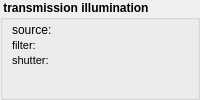
        <widget class="QGroupBox" name="groupBox">
         <property name="font">
          <font>
           <weight>75</weight>
           <bold>true</bold>
          </font>
         </property>
         <property name="title">
          <string> transmission illumination </string>
         </property>
         <property name="flat">
          <bool>true</bool>
         </property>
         <layout class="QFormLayout" name="formLayout">
          <property name="fieldGrowthPolicy">
           <enum>QFormLayout::AllNonFixedFieldsGrow</enum>
          </property>
          <property name="horizontalSpacing">
           <number>2</number>
          </property>
          <property name="verticalSpacing">
           <number>2</number>
          </property>
          <property name="leftMargin">
           <number>9</number>
          </property>
          <property name="topMargin">
           <number>3</number>
          </property>
          <property name="rightMargin">
           <number>3</number>
          </property>
          <property name="bottomMargin">
           <number>3</number>
          </property>
          <item row="1" column="0">
           <widget class="QLabel" name="label_10">
            <property name="font">
             <font>
              <weight>50</weight>
              <bold>false</bold>
             </font>
            </property>
            <property name="text">
             <string>&lt;!DOCTYPE HTML PUBLIC &quot;-//W3C//DTD HTML 4.0//EN&quot; &quot;http://www.w3.org/TR/REC-html40/strict.dtd&quot;&gt;
&lt;html&gt;&lt;head&gt;&lt;meta name=&quot;qrichtext&quot; content=&quot;1&quot; /&gt;&lt;style type=&quot;text/css&quot;&gt;
p, li { white-space: pre-wrap; }
&lt;/style&gt;&lt;/head&gt;&lt;body style=&quot; font-family:'MS Shell Dlg 2'; font-size:8.25pt; font-weight:400; font-style:normal;&quot;&gt;
&lt;p style=&quot; margin-top:0px; margin-bottom:0px; margin-left:0px; margin-right:0px; -qt-block-indent:0; text-indent:0px;&quot;&gt;&lt;span style=&quot; font-size:8pt;&quot;&gt;filter:&lt;/span&gt;&lt;/p&gt;&lt;/body&gt;&lt;/html&gt;</string>
            </property>
           </widget>
          </item>
          <item row="1" column="1">
           <widget class="QF3FilterCombobox" name="filtTransmission" native="true">
            <property name="enabled">
             <bool>true</bool>
            </property>
            <property name="minimumSize">
             <size>
              <width>5</width>
              <height>5</height>
             </size>
            </property>
            <property name="font">
             <font>
              <weight>50</weight>
              <bold>false</bold>
             </font>
            </property>
           </widget>
          </item>
          <item row="0" column="0">
           <widget class="QLabel" name="label_5">
            <property name="font">
             <font>
              <weight>50</weight>
              <bold>false</bold>
             </font>
            </property>
            <property name="text">
             <string>source:</string>
            </property>
           </widget>
          </item>
          <item row="0" column="1">
           <widget class="QFLightSourceConfigWidget" name="lsTransmission" native="true">
            <property name="enabled">
             <bool>true</bool>
            </property>
            <property name="minimumSize">
             <size>
              <width>5</width>
              <height>5</height>
             </size>
            </property>
            <property name="font">
             <font>
              <weight>50</weight>
              <bold>false</bold>
             </font>
            </property>
           </widget>
          </item>
          <item row="2" column="0">
           <widget class="QLabel" name="label_22">
            <property name="font">
             <font>
              <weight>50</weight>
              <bold>false</bold>
             </font>
            </property>
            <property name="text">
             <string>&lt;!DOCTYPE HTML PUBLIC &quot;-//W3C//DTD HTML 4.0//EN&quot; &quot;http://www.w3.org/TR/REC-html40/strict.dtd&quot;&gt;
&lt;html&gt;&lt;head&gt;&lt;meta name=&quot;qrichtext&quot; content=&quot;1&quot; /&gt;&lt;style type=&quot;text/css&quot;&gt;
p, li { white-space: pre-wrap; }
&lt;/style&gt;&lt;/head&gt;&lt;body style=&quot; font-family:'MS Shell Dlg 2'; font-size:8.25pt; font-weight:400; font-style:normal;&quot;&gt;
&lt;p style=&quot; margin-top:0px; margin-bottom:0px; margin-left:0px; margin-right:0px; -qt-block-indent:0; text-indent:0px;&quot;&gt;&lt;span style=&quot; font-size:8pt;&quot;&gt;shutter:&lt;/span&gt;&lt;/p&gt;&lt;/body&gt;&lt;/html&gt;</string>
            </property>
           </widget>
          </item>
          <item row="2" column="1">
           <widget class="QFShutterConfigWidget" name="shutterTransmission" native="true">
            <property name="minimumSize">
             <size>
              <width>5</width>
              <height>5</height>
             </size>
            </property>
            <property name="font">
             <font>
              <weight>50</weight>
              <bold>false</bold>
             </font>
            </property>
           </widget>
          </item>
         </layout>
        </widget>
